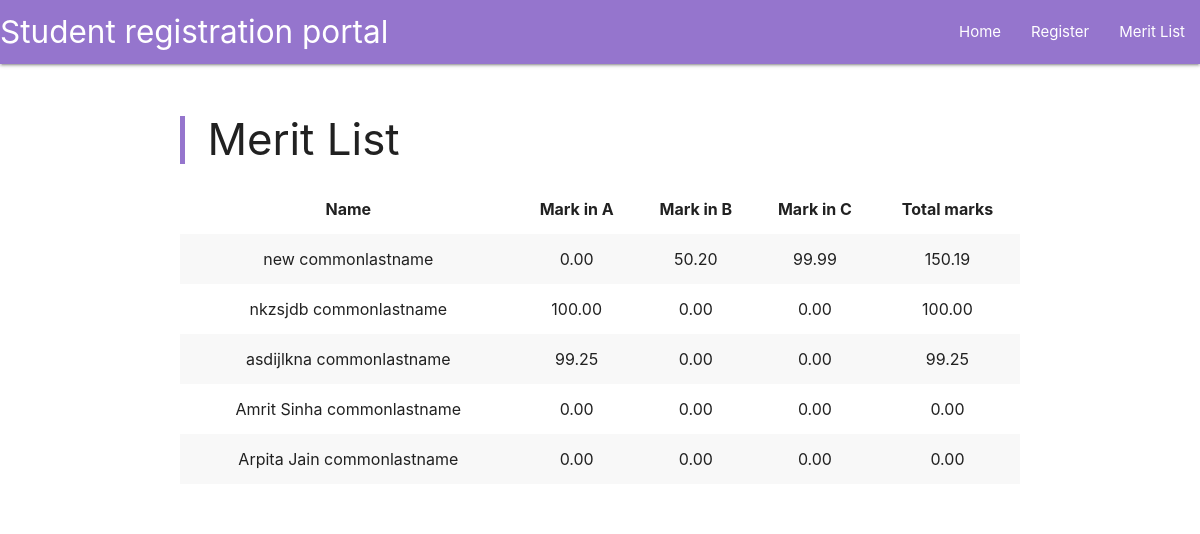
Before: /merit_list/ with the older database file.
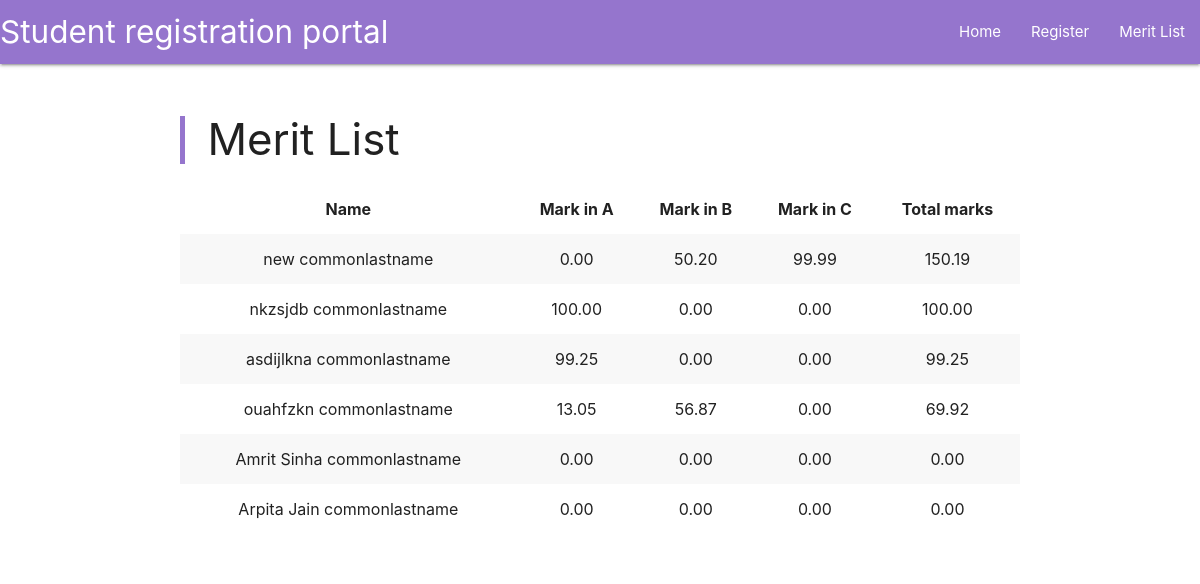
After: the same page with the newer database file.
### main/models.py (models this page shows, shortened)
class student(models.Model):
    student_First_Name=models.TextField(validators=[checkForDigits])
    student_Last_Name=models.TextField(validators=[checkForDigits])
    student_email=models.TextField(null=True,
                                blank=True)
    student_mobile_number=models.CharField(max_length=10,
                                validators=[checkForAlpha],
                                null=True,
                                blank=True)
    student_DOB=models.DateField("Enter Date of Birth of Student in DD-MM-YYYY format",
                                default=datetime.now,
                                validators=[no_Future_Dob,
                                    least_DOB_check,
                                    max_DOB_check],
                                help_text="Use the button on the right or the arrow keys to edit the date")
    student_timeofreg=models.DateTimeField(default=datetime.now)
    student_img=models.ImageField("Upload an image of the student",
                                blank=True,upload_to="images/",
                                default='default/blank_user.png')
    student_marks_A=models.DecimalField(max_digits=5,
                                        decimal_places=2,
                                        validators=[MaxValueValidator(100.00),
                                        MinValueValidator(0.00)],
                                        default=0.00)
    student_marks_B=models.DecimalField(max_digits=5,
                                        decimal_places=2,
                                        validators=[MaxValueValidator(100.00),
                                        MinValueValidator(0.00)],
                                        default=0.00)
    student_marks_C=models.DecimalField(max_digits=5,
                                        decimal_places=2,
                                        validators=[MaxValueValidator(100.00),
                                        MinValueValidator(0.00)],
                                        default=0.00)
    guardian_First_Name=models.TextField(validators=[checkForDigits])
    guardian_Last_Name=models.TextField(validators=[checkForDigits])
    guardian_email=models.TextField()
    guardian_mobile_number=models.CharField(max_length=10,
                                validators=[checkForAlpha])

### main/views.py (the view)
# urls.py: path("merit_list/",views.merit_list,name="merit_list"),
def merit_list(request):
    students=student.objects.all()
    merit_dict={}
    marka_dict={}
    markb_dict={}
    markc_dict={}
    for stu in students:
        stu_mark=stu.student_marks_A + stu.student_marks_B + stu.student_marks_C
        student_name=stu.student_First_Name +" "+ stu.student_Last_Name
        merit_dict[student_name]=stu_mark
        marka_dict[student_name]=stu.student_marks_A
        markb_dict[student_name]=stu.student_marks_B
        markc_dict[student_name]=stu.student_marks_C
    merit_list=[(x,y,marka_dict[x],markb_dict[x],markc_dict[x]) for (x,y) in sorted(merit_dict.items(), key=lambda x: x[1],reverse=True)]
    return render(request,
    template_name='main/merit_list.html',
    context={'meritlist':merit_list})

### main/templates/main/merit_list.html
{% extends 'main/header.html' %}
{% block content %}
<div class="row">
    <blockquote>
        <h3>Merit List</h3>
    </blockquote>
    <table class="striped centered responsive-table">
        <thead>
            <tr>
                <th>Name</th>
                <th>Mark in A</th>
                <th>Mark in B</th>
                <th>Mark in C</th>
                <th>Total marks</th>
            </tr>
        </thead>
        <tbody>
            {% for name, tmarks, marka, markb, markc in meritlist %}
            <tr>
                <td>{{ name }}</td>
                <td>{{ marka }}</td>
                <td>{{ markb }}</td>
                <td>{{ markc }}</td>
                <td>{{ tmarks }}</td>
            </tr>
            {% endfor %}
        </tbody>
    </table>
    <br>
</div>
{% endblock %}

Changed rows visible on the page:
added student: meritlist "13.05", meritlist "56.87", meritlist "0.00"
Other visible differences:
new list line: "ouahfzkn commonlastname 69.92"
